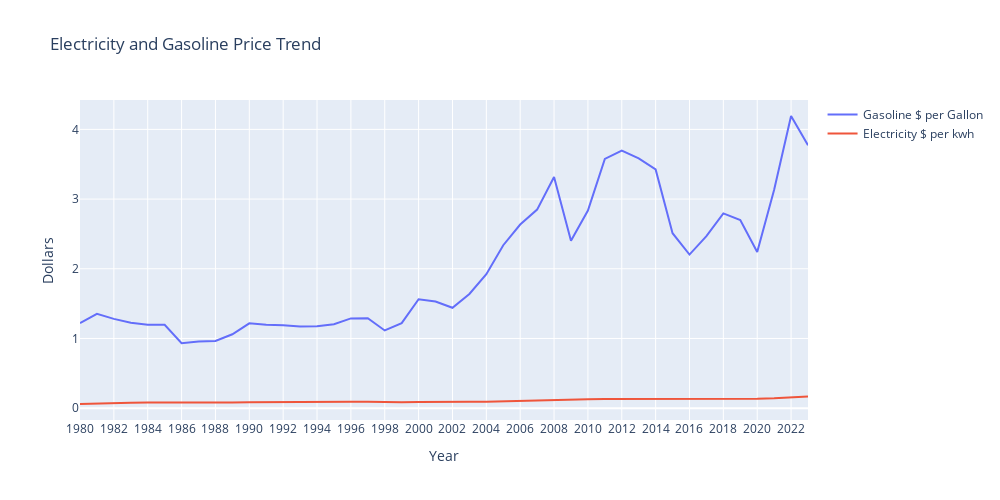

Notebook code cell kept with this figure:
### Markdown cell above
### Utilities and Transportation Price Trend

### Code cell
fig2 = go.Figure()

# Creating Gasoline $ per gallon Plot
fig2.add_trace(go.Scatter(x=gasoline_df.index, y=gasoline_df['Average Gasoline Price'], mode='lines', name='Gasoline $ per Gallon'))

# Creating Electricity $ per kwh Plot
fig2.add_trace(go.Scatter(x=electricity_df.index, y=electricity_df['Average Electricity Price'], mode='lines', name='Electricity $ per kwh'))


fig2.update_layout(width=1000, height = 500, title='Electricity and Gasoline Price Trend', xaxis_title='Year', yaxis_title='Dollars')
fig2.update_xaxes(dtick=2, tickmode='linear')

fig2.show()

### Figure 1 — Plotly figure (JSON) as saved in the notebook; plotly's stock layout.template omitted (floating-point values rounded to 4 significant figures)
{"data": [{"mode": "lines", "name": "Gasoline $ per Gallon", "type": "scatter", "x": [1980, 1981, 1982, 1983, 1984, 1985, 1986, 1987, 1988, 1989, 1990, 1991, 1992, 1993, 1994, 1995, 1996, 1997, 1998, 1999, 2000, 2001, 2002, 2003, 2004, 2005, 2006, 2007, 2008, 2009, 2010, 2011, 2012, 2013, 2014, 2015, 2016, 2017, 2018, 2019, 2020, 2021, 2022, 2023], "y": [1.221, 1.353, 1.281, 1.225, 1.198, 1.196, 0.931, 0.957, 0.964, 1.06, 1.217, 1.196, 1.19, 1.173, 1.174, 1.205, 1.288, 1.291, 1.115, 1.221, 1.563, 1.531, 1.441, 1.638, 1.923, 2.338, 2.635, 2.849, 3.317, 2.401, 2.836, 3.576, 3.695, 3.584, 3.425, 2.51, 2.204, 2.469, 2.794, 2.698, 2.242, 3.133, 4.192, 3.771]}, {"mode": "lines", "name": "Electricity $ per kwh", "type": "scatter", "x": [1980, 1981, 1982, 1983, 1984, 1985, 1986, 1987, 1988, 1989, 1990, 1991, 1992, 1993, 1994, 1995, 1996, 1997, 1998, 1999, 2000, 2001, 2002, 2003, 2004, 2005, 2006, 2007, 2008, 2009, 2010, 2011, 2012, 2013, 2014, 2015, 2016, 2017, 2018, 2019, 2020, 2021, 2022, 2023], "y": [0.06, 0.069, 0.076, 0.078, 0.082, 0.081, 0.077, 0.079, 0.08, 0.082, 0.084, 0.087, 0.088, 0.092, 0.092, 0.094, 0.094, 0.094, 0.087, 0.086, 0.087, 0.092, 0.091, 0.093, 0.094, 0.1, 0.112, 0.117, 0.123, 0.127, 0.128, 0.13, 0.13, 0.132, 0.137, 0.138, 0.135, 0.138, 0.136, 0.136, 0.135, 0.141, 0.158, 0.168]}], "layout": {"height": 500, "title": {"text": "Electricity and Gasoline Price Trend"}, "width": 1000, "xaxis": {"autorange": true, "dtick": 2, "range": [1980, 2023], "tickmode": "linear", "title": {"text": "Year"}, "type": "linear"}, "yaxis": {"autorange": true, "range": [-0.1696, 4.422], "title": {"text": "Dollars"}, "type": "linear"}}}
